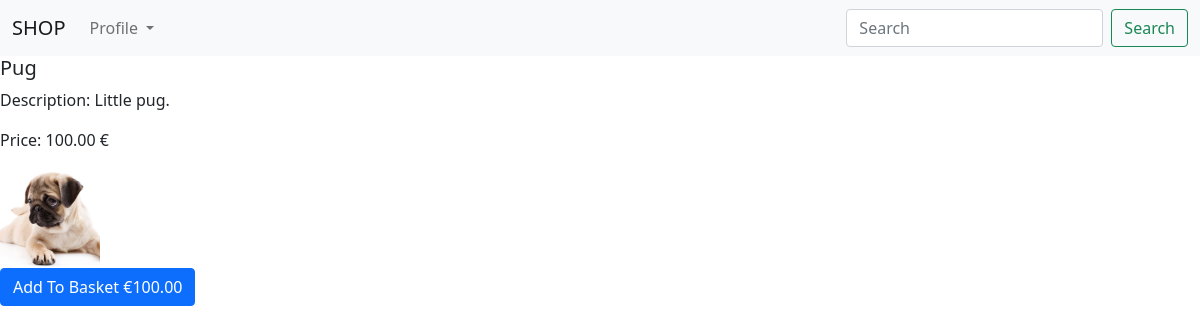
Page /product/1 on the committed database.
### duarteshop/models.py (models this page shows)
class Product(models.Model):
    id = models.IntegerField(primary_key=True)
    name = models.TextField()
    description = models.TextField(null=True)
    price = models.DecimalField(max_digits=6, decimal_places=2, default=0.0)
    image = models.FileField(upload_to='products', null=True)
    isOnSale = models.BooleanField(default=False)
    isInStock = models.BooleanField(default=True)

### duarteshop/views.py (the view)
# urls.py: path('product/<int:prodId>', views.product_individual, name="product_individual"),
def product_individual(request, prodId):
    product = Product.objects.get(id=prodId)
    return render(request, 'product_individual.html', {'product': product})

### duarteshop/templates/product_individual.html (shortened to what this page needs)
{%  extends "base.html" %}
{%  block content %}
    <h5>{{product.name}}</h5>
    <p>Description: {{product.description}}</p>
    <p>Price: {{product.price}} €</p>
    <img src="{{ product.image.url }}" alt="{{p.name}}" height="100" width="100" />
    <br>
    <a href="/addbasket/{{product.id}}" class="btn btn-primary">Add To Basket €{{product.price}}</a>
{%  endblock %}

### rows in the picture
Product: name "Pug", description "Little pug.", price "100.00", image (picture)
